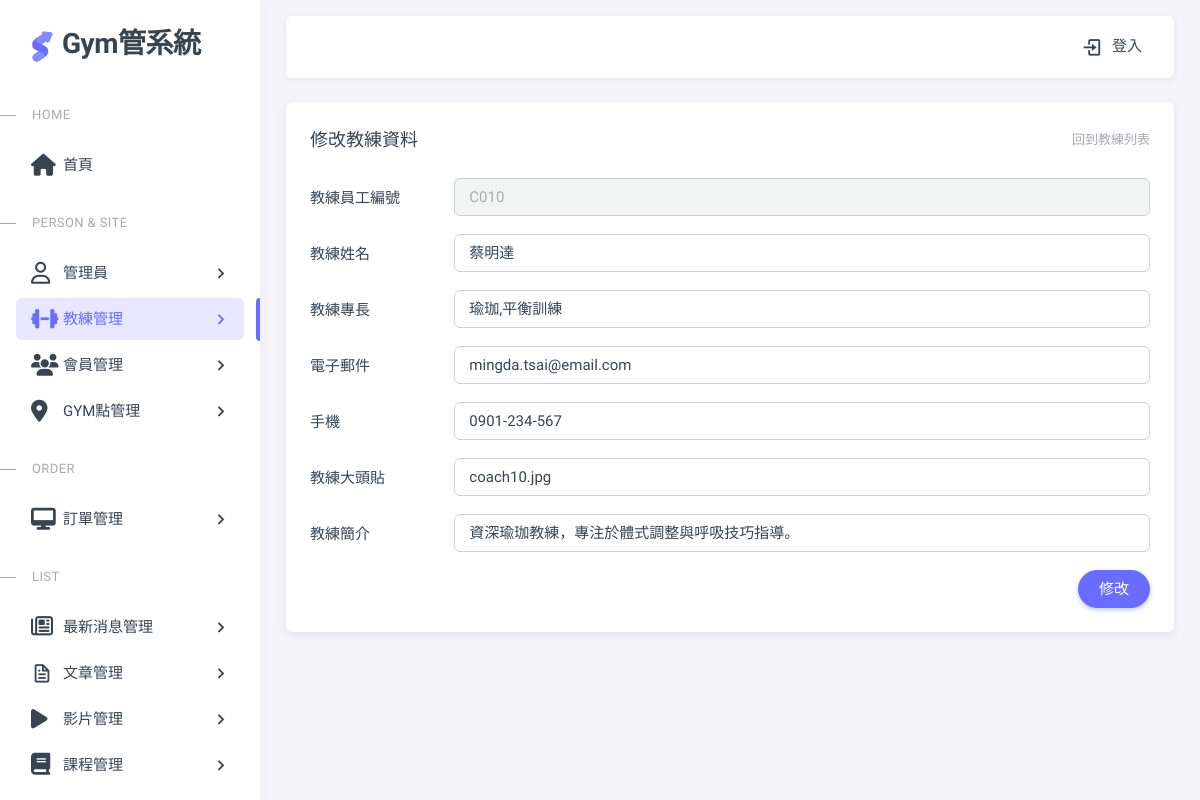
/pages/coach-edit.php?coach_id=10, run on an earlier commit of the app's database.
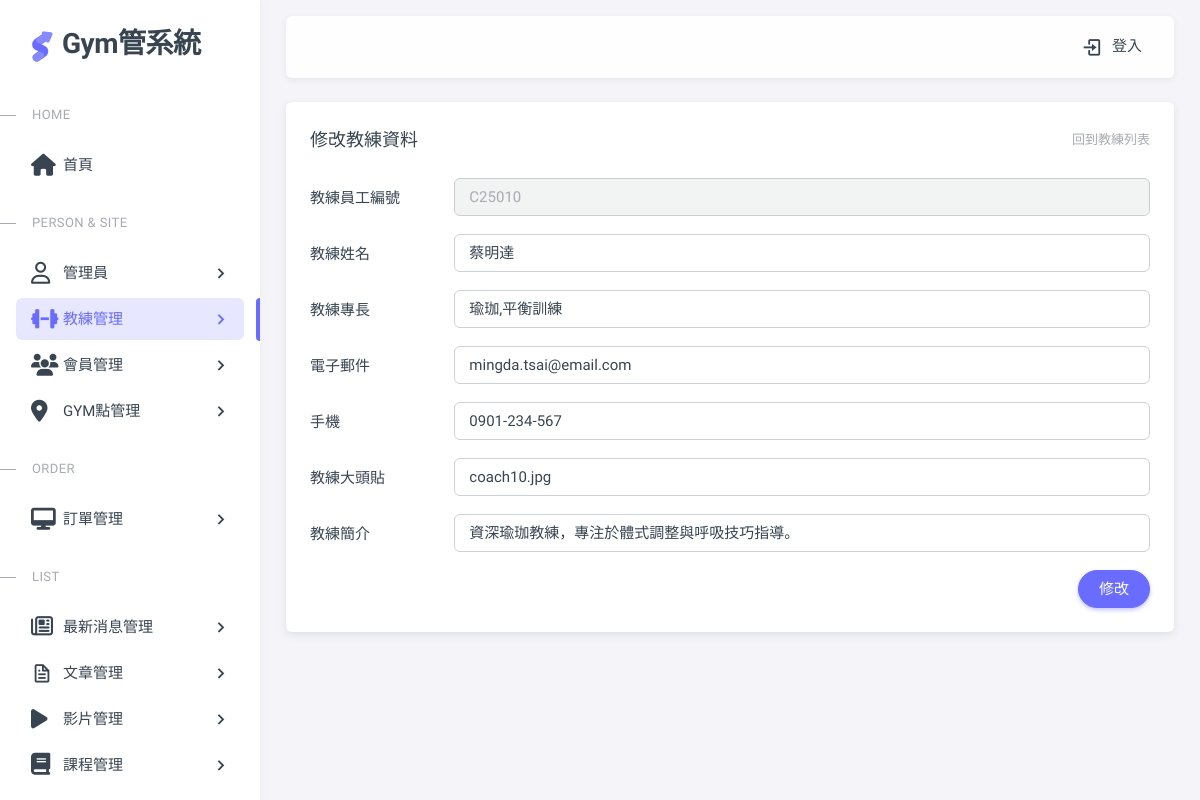
And on a later commit of the database.
### tables this page shows
CREATE TABLE `coaches` (
  `coach_id` int NOT NULL AUTO_INCREMENT PRIMARY KEY,
  `name` varchar(100)  NOT NULL,
  `coach_number` varchar(100)  NOT NULL,
  `specialty` varchar(255)  DEFAULT NULL,
  `email` varchar(255) NOT NULL,
  `phone` varchar(20) DEFAULT NULL,
  `profile_image` varchar(255)  DEFAULT NULL,
  `bio` text,
  `status` enum('active','inactive') DEFAULT'active',
  `created_at` timestamp NULL DEFAULT CURRENT_TIMESTAMP,
  `updated_at` timestamp NULL DEFAULT CURRENT_TIMESTAMP ON UPDATE CURRENT_TIMESTAMP
);

### pages/coach-edit.php (the view, shortened to what this page needs)
<?php require __DIR__ . '/includes/init.php';
$coach_id = empty($_GET['coach_id']) ? 0 : intval($_GET['coach_id']);
$sql = "SELECT * FROM `coaches` WHERE coach_id =$coach_id";
$r = $pdo->query($sql)->fetch();
?>
<?php include __DIR__ . '/includes/html-header.php'; ?>
<?php include __DIR__ . '/includes/html-sidebar.php'; ?>
<?php include __DIR__ . '/includes/html-layout-navbar.php'; ?>
<?php include __DIR__ . '/includes/html-content wrapper-start.php'; ?>
<div class="col-xxl">
    <div class="card mb-6">
      <div class="card-header d-flex align-items-center justify-content-between">
        <h5 class="mb-0">修改教練資料</h5>
        <small class="text-muted float-end"> <a href="coach.php" class="nav-link">回到教練列表</a>
        </small>
      </div>
    <div class="card-body">
        <form onsubmit="sendData(event)">
            <div class="mb-4 row">
                <label for="name" class="col-md-2 col-form-label">教練員工編號</label>
                <div class="col-md-10">
                    <input type="text" class="form-control" disabled value="<?= $r['coach_number'] ?>">
                </div>
            </div>
            <div class="mb-4 row">
                <label for="name" class="col-md-2 col-form-label">教練姓名</label>
                <div class="col-md-10">
                    <input class="form-control" type="text" value="<?= $r['name'] ?>" id="name" name="name">
                </div>
            </div>
            <div class="mb-4 row">
                <label for="specialty" class="col-md-2 col-form-label">教練專長</label>
                <div class="col-md-10">
                    <input class="form-control" type="text" value="<?= $r['specialty'] ?>" id="specialty"
                        name="specialty">
                </div>
            </div>
            <div class="mb-4 row">
                <label for="email" class="col-md-2 col-form-label">電子郵件</label>
                <div class="col-md-10">
                    <input class="form-control" type="text" value="<?= $r['email'] ?>" id="email" name="email">
                </div>
            </div>
            <div class="mb-4 row">
                <label for="phone" class="col-md-2 col-form-label">手機</label>
                <div class="col-md-10">
                    <input class="form-control" type="text" value="<?= $r['phone'] ?>" id="phone" name="phone">
                </div>
            </div>
            <div class="mb-4 row">
                <label for="profile_image" class="col-md-2 col-form-label">教練大頭貼</label>
                <div class="col-md-10">
                    <input class="form-control" type="text" value="<?= $r['profile_image'] ?>" id="profile_image"
                        name="profile_image">
                </div>
            </div>
            <div class="mb-4 row">
                <label for="bio" class="col-md-2 col-form-label">教練簡介</label>
                <div class="col-md-10">
                    <input class="form-control" type="text" value="<?= $r['bio'] ?>" id="bio" name="bio">
                </div>
            </div>
            <button type="submit" class="btn rounded-pill btn-primary float-end">修改</button>
        </form>
    </div>
    </div>
    </div>
    <?php include __DIR__ . '/includes/html-content wrapper-end.php'; ?>
    <?php include __DIR__ . '/includes/html-footer.php'; ?>

What changed in the data, as far as the page shows it:
changed coaches "蔡明達": coach_number "C010" → "C25010"
